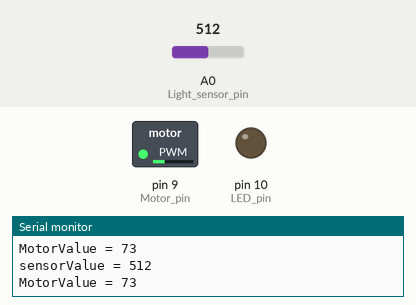
Bench run of a sketch on a simulated Arduino Uno, built with avr-gcc and run on an emulated ATmega328P. On the bench: switched loads named in the sketch (green lamp = pin HIGH), output pins drawn as LEDs (lit = HIGH), the last lines printed to the serial monitor. Inputs (shaded band) come from the test bench; at power-on: A0 (Light_sensor_pin) = 512.

Above: at 1.8 s.
1.9 s: A0 (Light_sensor_pin) set to 682
At 3.2 s:
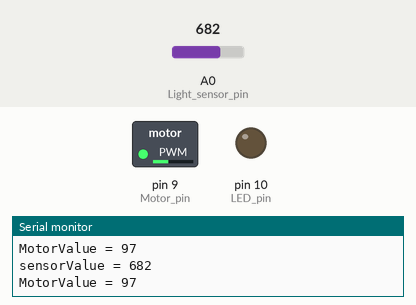
3.5 s: A0 (Light_sensor_pin) set to 719
At 4.8 s:
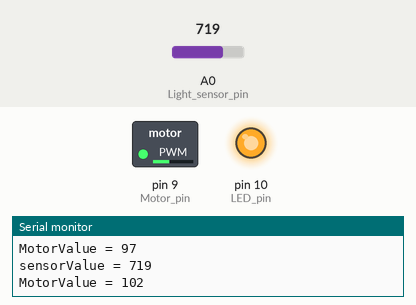
7.6 s: A0 (Light_sensor_pin) set to 1023
At 8.8 s:
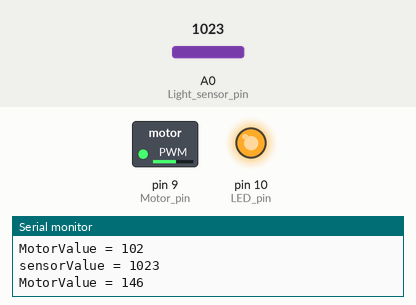
11.5 s: A0 (Light_sensor_pin) set to 306
At 12.5 s:
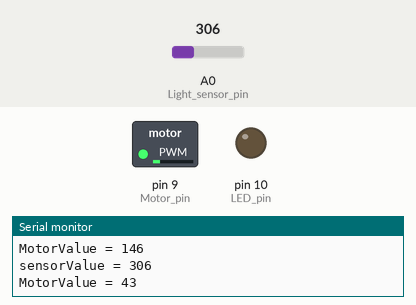
13.5 s: A0 (Light_sensor_pin) set to 0
At 15.2 s:
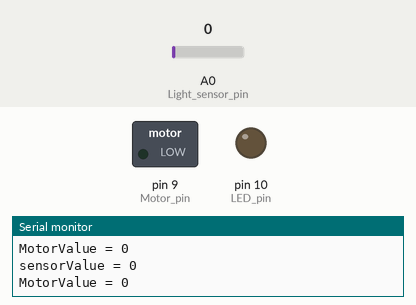
15.5 s: A0 (Light_sensor_pin) set to 511
At 16.8 s:
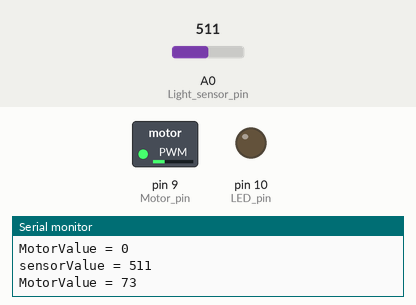
Timing chart, 0 to 18.5 s (numbered marks = the images above; inputs shaded):
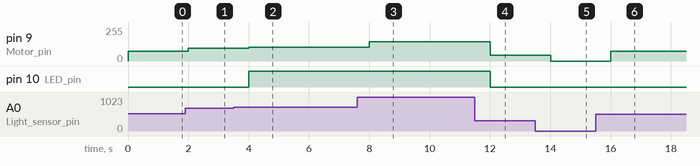

Measured:
- the behaviour switches between 700 and 701 on A0 (Light_sensor_pin) (found by bisection; images 1 and 2)
- after the input at 1.9 s, pin 9 (Motor_pin): 73/255 → 97/255 after 0.10 s
- after the input at 3.5 s, pin 9 (Motor_pin): 97/255 → 102/255 after 0.50 s; pin 10 (LED_pin): LOW → HIGH after 0.50 s
- after the input at 7.6 s, pin 9 (Motor_pin): 102/255 → 146/255 after 0.41 s
- after the input at 11.5 s, pin 9 (Motor_pin): 146/255 → 43/255 after 0.51 s; pin 10 (LED_pin): HIGH → LOW after 0.51 s
- after the input at 13.5 s, pin 9 (Motor_pin): 43/255 → 0/255 after 0.51 s
- after the input at 15.5 s, pin 9 (Motor_pin): 0/255 → 73/255 after 0.51 s

The sketch:

LightSensor_plus_LED_bigBLUE_and_Motor_.ino
```cpp
const int Motor_pin = 9;
const int LED_pin = 10;
const int Light_sensor_pin = 14;//pin腳的A0 = 14

void setup() {
  Serial.begin(9600);
  pinMode(Light_sensor_pin,INPUT);
  pinMode(LED_pin,OUTPUT);
  analogWrite(Motor_pin,0);
  digitalWrite(LED_pin,LOW);


}

void loop() {
  int sensorValue,MotorValue;

  sensorValue = analogRead(Light_sensor_pin);
  Serial.print("sensorValue = ");
  Serial.println(sensorValue);
  if(sensorValue > 700){
    digitalWrite(LED_pin,HIGH);
  };

    MotorValue =sensorValue/7;
    analogWrite(Motor_pin,MotorValue);
    Serial.print("MotorValue = ");
    Serial.println(MotorValue);
    delay(1000);
    digitalWrite(LED_pin,LOW);
}
```
